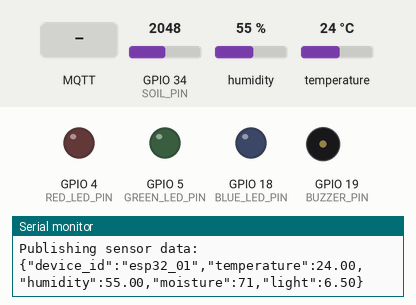
This sketch was run on a simulated ESP32. Parts: output pins drawn as LEDs (lit = HIGH), buzzer (waves = sounding), the last lines printed to the serial monitor. The test bench sets the inputs (shaded band); at power-on: GPIO 34 (SOIL_PIN) = 2048, humidity 55 %, temperature 24 °C (analog values on the 0–4095 scale). WiFi joins after 1.5 s; servers stay silent unless stated; random numbers use the default seed unless the sketch sets one; no MQTT or app messages arrive unless stated.

Above: at 3.7 s.
3.8 s: MQTT message "1" arrives on the first subscribed topic
At 4.4 s:
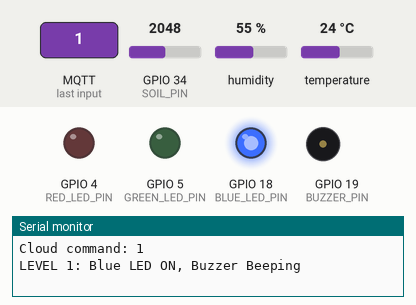
7.3 s: MQTT message "1" arrives on the second subscribed topic
At 8.19 s:
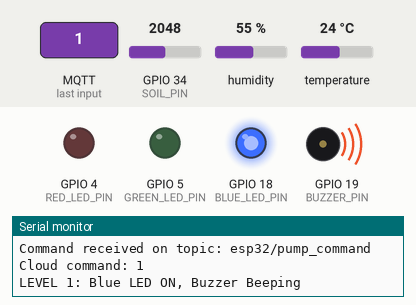
Timing chart, 0 to 10.3 s (numbered marks = the images above; inputs shaded):
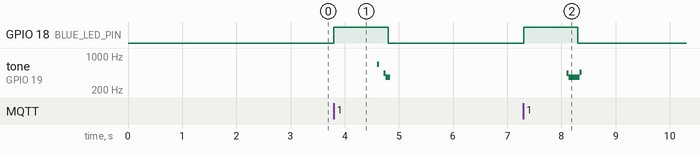

Measured:
- after the input at 3.8 s, GPIO 18 (BLUE_LED_PIN): LOW → HIGH at once, → LOW 1.0 s later; tone on GPIO 19 (BUZZER_PIN): plays 676 Hz for 0.04 s, 447 Hz for 0.04 s, 370 Hz for 0.08 s, starting after 0.80 s
- after the input at 7.3 s, GPIO 18 (BLUE_LED_PIN): LOW → HIGH at once, → LOW 1.0 s later; tone on GPIO 19 (BUZZER_PIN): silent → 447 Hz after 0.80 s, → 370 Hz 0.04 s later, → 462 Hz 0.20 s later, → silent 0.04 s later

The sketch:

SmartAgriculture.ino
```cpp
#include <WiFi.h>
#include <DHT.h>
#include <PubSubClient.h>

// ================= WiFi Details =================
const char* ssid = "ATCHYUTA";
const char* password = "Sri@tchyuta";

// ================= MQTT Details =================
const char* mqtt_server = "13.127.140.230";
const int mqtt_port = 1883;

// Device ID
const char* DEVICE_ID = "esp32_01";

// ESP32 publishes sensor data to this topic
const char* TELEMETRY_TOPIC = "esp32/sensor_data";

// ESP32 receives ML command from this topic
const char* COMMAND_TOPIC = "esp32/actuation_command";

// Old topic support
const char* LEGACY_COMMAND_TOPIC = "esp32/pump_command";

// ================= Sensor Pins =================
#define DHTPIN 23
#define DHTTYPE DHT11
#define SOIL_PIN 34

// ================= Actuator Pins =================
#define RED_LED_PIN 4
#define GREEN_LED_PIN 5
#define BLUE_LED_PIN 18
#define BUZZER_PIN 19

// ================= Buzzer Type =================
const bool BUZZER_ACTIVE_LOW = true;

// ================= Soil Sensor Calibration =================
const int SOIL_DRY_ADC = 4095;
const int SOIL_WET_ADC = 1250;

// ================= Timing =================
const unsigned long TELEMETRY_INTERVAL_MS = 2000;

// If cloud command stops for this time, stop all actuation
const unsigned long COMMAND_TIMEOUT_MS = 1000;

// MQTT reconnect attempt interval
const unsigned long MQTT_RECONNECT_INTERVAL_MS = 2000;

// Level 1 beep timing
const unsigned long BEEP_ON_MS = 250;
const unsigned long BEEP_OFF_MS = 750;

// Buzzer tone frequency
const unsigned long BUZZER_HALF_PERIOD_US = 500;

// ================= Objects =================
DHT dht(DHTPIN, DHTTYPE);
WiFiClient espClient;
PubSubClient client(espClient);

// ================= Global Variables =================
int currentLevel = -1;

unsigned long lastTelemetryMs = 0;
unsigned long lastCommandMs = 0;
unsigned long lastMqttReconnectAttemptMs = 0;

bool commandActive = false;
bool failsafeTriggered = false;

// Buzzer mode:
// 0 = OFF
// 1 = BEEP
// 2 = CONTINUOUS
int buzzerMode = 0;

bool beepWindowOn = false;
unsigned long lastBeepChangeMs = 0;

bool tonePinState = false;
unsigned long lastToneToggleUs = 0;

// ================= WiFi Connection =================
void setup_wifi() {
  delay(10);

  Serial.println();
  Serial.print("Connecting to WiFi: ");
  Serial.println(ssid);

  WiFi.mode(WIFI_STA);
  WiFi.begin(ssid, password);

  while (WiFi.status() != WL_CONNECTED) {
    stopAllActuation();
    delay(500);
    Serial.print(".");
  }

  Serial.println();
  Serial.println("WiFi connected.");
  Serial.print("ESP32 IP Address: ");
  Serial.println(WiFi.localIP());
}

// ================= Buzzer Raw Control =================
void buzzerRawWrite(bool active) {
  if (BUZZER_ACTIVE_LOW) {
    digitalWrite(BUZZER_PIN, active ? LOW : HIGH);
  } else {
    digitalWrite(BUZZER_PIN, active ? HIGH : LOW);
  }
}

// ================= Stop Buzzer =================
void stopBuzzer() {
  buzzerMode = 0;
  beepWindowOn = false;
  tonePinState = false;
  buzzerRawWrite(false);
}

// ================= Stop All Actuation =================
void stopAllActuation() {
  digitalWrite(RED_LED_PIN, LOW);
  digitalWrite(GREEN_LED_PIN, LOW);
  digitalWrite(BLUE_LED_PIN, LOW);

  stopBuzzer();

  currentLevel = -1;
}

// ================= Generate Tone =================
void generateBuzzerTone() {
  unsigned long nowUs = micros();

  if (nowUs - lastToneToggleUs >= BUZZER_HALF_PERIOD_US) {
    lastToneToggleUs = nowUs;

    tonePinState = !tonePinState;
    buzzerRawWrite(tonePinState);
  }
}

// ================= Update Buzzer =================
void updateBuzzer() {
  if (buzzerMode == 0) {
    buzzerRawWrite(false);
    return;
  }

  if (buzzerMode == 2) {
    generateBuzzerTone();
    return;
  }

  if (buzzerMode == 1) {
    unsigned long nowMs = millis();

    if (beepWindowOn) {
      generateBuzzerTone();

      if (nowMs - lastBeepChangeMs >= BEEP_ON_MS) {
        beepWindowOn = false;
        lastBeepChangeMs = nowMs;
        tonePinState = false;
        buzzerRawWrite(false);
      }
    } else {
      buzzerRawWrite(false);

      if (nowMs - lastBeepChangeMs >= BEEP_OFF_MS) {
        beepWindowOn = true;
        lastBeepChangeMs = nowMs;
        lastToneToggleUs = micros();
      }
    }
  }
}

// ================= Apply Level Command =================
void applyLevel(int level) {
  if (level < 0 || level > 2) {
    Serial.println("Invalid level received.");
    return;
  }

  currentLevel = level;

  if (level == 0) {
    digitalWrite(GREEN_LED_PIN, HIGH);
    digitalWrite(BLUE_LED_PIN, LOW);
    digitalWrite(RED_LED_PIN, LOW);

    stopBuzzer();

    Serial.println("LEVEL 0: Green LED ON, Buzzer OFF");
  }

  else if (level == 1) {
    digitalWrite(GREEN_LED_PIN, LOW);
    digitalWrite(BLUE_LED_PIN, HIGH);
    digitalWrite(RED_LED_PIN, LOW);

    buzzerMode = 1;
    beepWindowOn = false;
    lastBeepChangeMs = millis();
    tonePinState = false;
    buzzerRawWrite(false);

    Serial.println("LEVEL 1: Blue LED ON, Buzzer Beeping");
  }

  else if (level == 2) {
    digitalWrite(GREEN_LED_PIN, LOW);
    digitalWrite(BLUE_LED_PIN, LOW);
    digitalWrite(RED_LED_PIN, HIGH);

    buzzerMode = 2;
    tonePinState = false;
    lastToneToggleUs = micros();

    Serial.println("LEVEL 2: Red LED ON, Buzzer Continuous");
  }
}

// ================= Cloud Command Timeout Check =================
void checkCommandTimeout() {
  if (!commandActive) {
    return;
  }

  unsigned long now = millis();

  if (now - lastCommandMs > COMMAND_TIMEOUT_MS) {
    if (!failsafeTriggered) {
      Serial.println("FAILSAFE: No cloud command received. Stopping all actuation.");
      stopAllActuation();

      failsafeTriggered = true;
      commandActive = false;
    }
  }
}

// ================= Extract Level from Cloud Message =================
int extractNumberAfterKey(String message, String key) {
  int keyIndex = message.indexOf(key);

  if (keyIndex < 0) {
    return -1;
  }

  int colonIndex = message.indexOf(':', keyIndex);

  if (colonIndex < 0) {
    return -1;
  }

  for (int i = colonIndex + 1; i < message.length(); i++) {
    char c = message.charAt(i);

    if (isDigit(c)) {
      return c - '0';
    }
  }

  return -1;
}

int parseLevelFromCommand(String message) {
  message.trim();

  String msg = message;
  msg.toLowerCase();

  int level = extractNumberAfterKey(msg, "level");

  if (level >= 0 && level <= 2) {
    return level;
  }

  level = extractNumberAfterKey(msg, "prediction");

  if (level >= 0 && level <= 2) {
    return level;
  }

  if (msg == "0" || msg.indexOf("low") >= 0 || msg.indexOf("level_0") >= 0) {
    return 0;
  }

  if (msg == "1" || msg.indexOf("medium") >= 0 || msg.indexOf("level_1") >= 0) {
    return 1;
  }

  if (msg == "2" || msg.indexOf("high") >= 0 || msg.indexOf("level_2") >= 0) {
    return 2;
  }

  if (msg.indexOf("pump_off") >= 0) {
    return 0;
  }

  if (msg.indexOf("pump_on") >= 0) {
    return 2;
  }

  return -1;
}

// ================= MQTT Callback =================
void callback(char* topic, byte* payload, unsigned int length) {
  Serial.println();
  Serial.print("Command received on topic: ");
  Serial.println(topic);

  String message = "";

  for (unsigned int i = 0; i < length; i++) {
    message += (char)payload[i];
  }

  Serial.print("Cloud command: ");
  Serial.println(message);

  int level = parseLevelFromCommand(message);

  if (level == -1) {
    Serial.println("Could not understand cloud command.");
    return;
  }

  // Fresh cloud command received
  lastCommandMs = millis();
  commandActive = true;
  failsafeTriggered = false;

  applyLevel(level);
}

// ================= MQTT Reconnect Once =================
void connect_mqtt_once() {
  if (client.connected()) {
    return;
  }

  unsigned long now = millis();

  if (now - lastMqttReconnectAttemptMs < MQTT_RECONNECT_INTERVAL_MS) {
    return;
  }

  lastMqttReconnectAttemptMs = now;

  Serial.print("Connecting to MQTT broker... ");

  String clientId = "ESP32_AGRI_";
  clientId += String(random(0xffff), HEX);

  if (client.connect(clientId.c_str())) {
    Serial.println("connected.");

    client.subscribe(COMMAND_TOPIC);
    client.subscribe(LEGACY_COMMAND_TOPIC);

    Serial.print("Subscribed to: ");
    Serial.println(COMMAND_TOPIC);
  } else {
    Serial.print("failed, rc=");
    Serial.println(client.state());
  }
}

// ================= Read Soil Moisture =================
int readMoisturePercent() {
  int rawMoisture = 0;

  for (int i = 0; i < 10; i++) {
    rawMoisture += analogRead(SOIL_PIN);
    delay(10);
  }

  rawMoisture = rawMoisture / 10;

  int moisturePercent = map(rawMoisture, SOIL_DRY_ADC, SOIL_WET_ADC, 0, 100);
  moisturePercent = constrain(moisturePercent, 0, 100);

  Serial.print("Raw Moisture ADC: ");
  Serial.print(rawMoisture);
  Serial.print(" | Moisture Percentage: ");
  Serial.println(moisturePercent);

  return moisturePercent;
}

// ================= Publish Sensor Data =================
void publishTelemetry() {
  float temperature = dht.readTemperature();
  float humidity = dht.readHumidity();

  if (isnan(temperature) || isnan(humidity)) {
    Serial.println("Failed to read from DHT11 sensor.");
    return;
  }

  int moisture = readMoisturePercent();

  float light = 6.50;

  String payload = "{";
  payload += "\"device_id\":\"" + String(DEVICE_ID) + "\",";
  payload += "\"temperature\":" + String(temperature, 2) + ",";
  payload += "\"humidity\":" + String(humidity, 2) + ",";
  payload += "\"moisture\":" + String(moisture) + ",";
  payload += "\"light\":" + String(light, 2);
  payload += "}";

  Serial.print("Publishing sensor data: ");
  Serial.println(payload);

  if (client.connected()) {
    client.publish(TELEMETRY_TOPIC, payload.c_str());
  } else {
    Serial.println("MQTT not connected. Telemetry not published.");
  }
}

// ================= Setup =================
void setup() {
  Serial.begin(115200);
  delay(1000);

  dht.begin();

  analogReadResolution(12);
  analogSetPinAttenuation(SOIL_PIN, ADC_11db);
  pinMode(SOIL_PIN, INPUT);

  pinMode(RED_LED_PIN, OUTPUT);
  pinMode(GREEN_LED_PIN, OUTPUT);
  pinMode(BLUE_LED_PIN, OUTPUT);
  pinMode(BUZZER_PIN, OUTPUT);

  stopAllActuation();

  setup_wifi();

  client.setServer(mqtt_server, mqtt_port);
  client.setCallback(callback);
  client.setBufferSize(512);

  randomSeed(micros());

  Serial.println("ESP32 system ready.");
}

// ================= Main Loop =================
void loop() {
  if (WiFi.status() != WL_CONNECTED) {
    Serial.println("WiFi disconnected. Stopping actuation.");
    stopAllActuation();
    commandActive = false;
    failsafeTriggered = true;
    setup_wifi();
  }

  if (!client.connected()) {
    stopAllActuation();
    connect_mqtt_once();
  } else {
    client.loop();
  }

  updateBuzzer();
  checkCommandTimeout();

  unsigned long now = millis();

  if (now - lastTelemetryMs >= TELEMETRY_INTERVAL_MS) {
    lastTelemetryMs = now;
    publishTelemetry();
  }
}
```
